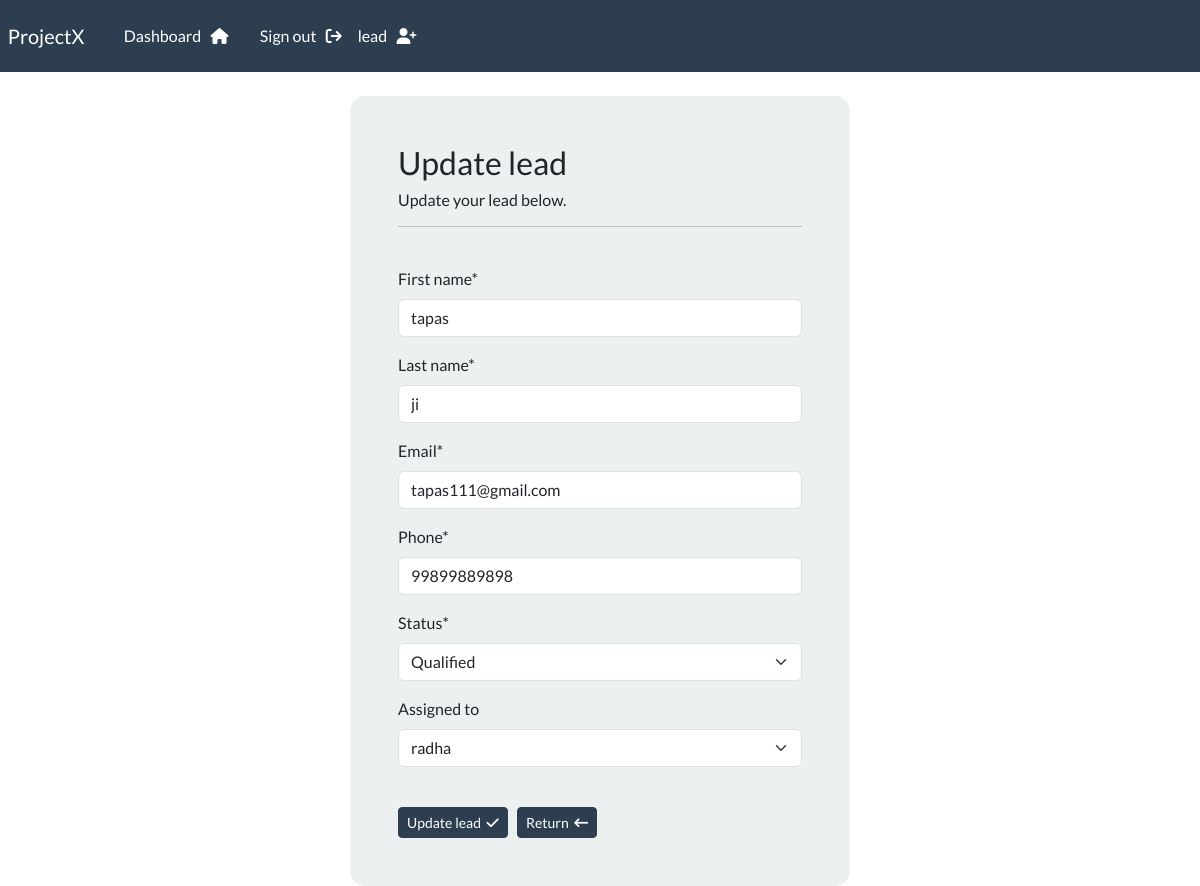
The page /update-lead/3 (signed in) on the database its author committed.
### webapp/models.py (models this page shows, shortened)
class Lead(models.Model):
    STATUS_CHOICES = (
        ('new', 'New'),
        ('contacted', 'Contacted'),
        ('qualified', 'Qualified'),
        ('converted', 'Converted'),
        ('lost', 'Lost'),
    )
    first_name = models.CharField(max_length=100)
    last_name = models.CharField(max_length=100)
    email = models.EmailField(max_length=255)
    phone = models.CharField(max_length=20)
    status = models.CharField(max_length=20, choices=STATUS_CHOICES, default='new')
    created_by = models.ForeignKey(User, on_delete=models.CASCADE, related_name='created_leads')
    assigned_to = models.ForeignKey(User, on_delete=models.SET_NULL, null=True, blank=True, related_name='assigned_leads')
    created_at = models.DateTimeField(auto_now_add=True)
    updated_at = models.DateTimeField(auto_now=True)

### webapp/views.py (the view)
# urls.py: path('update-lead/<int:pk>', views.update_lead, name="update-lead"),
@login_required(login_url='my-login')
def update_lead(  request, pk):
    lead = Lead.objects.get(id=pk)
    form = UpdateLeadForm(instance=lead)
    if request.method == 'POST':
        form = UpdateLeadForm(request.POST, instance=lead)
        if form.is_valid():
            form.save()
            messages.success(request, 'Your lead has been updated successfully!')
            return redirect('lead', pk=pk)
    context = {'form': form}
    return render(request, 'webapp/update-lead.html', context=context)

### webapp/forms.py
class UpdateLeadForm(forms.ModelForm):
     class Meta:
        model = Lead
        fields = [
            'first_name',
            'last_name',
            'email',
            'phone',
            'status',
            'assigned_to'
        ]

### webapp/templates/webapp/update-lead.html (shortened to what this page needs)
{% extends 'webapp/base.html' %}
{% load crispy_forms_tags %}
{% block content %}
<body>
       <div class="container bg-light shadow-md p-5 form-layout">
          <h3>Update lead</h3>
          <h6> Update your lead below. </h6>
         <hr>
         <br>
        <form method="POST" autocomplete="off">
            {{ form.first_name|as_crispy_field }}
            {{ form.last_name|as_crispy_field }}
            {{ form.email|as_crispy_field }}
            {{ form.phone|as_crispy_field }}
            {{ form.status|as_crispy_field }}
            {{ form.assigned_to|as_crispy_field }}
            <br>
            <button type="submit" class="btn btn-primary btn-sm"> Update lead &nbsp;<i class="fa-solid fa-check"></i> </button>
             <a class="btn btn-primary btn-sm" href="{% url 'leads' %}"> Return &nbsp;<i class="fa-solid fa-arrow-left-long"></i></a>
        </form>
        </div>
    </body>
{% endblock %}

### static/css/style.css (style rules this page uses)
.form-layout { border-radius: 15px; width: 500px; }

### rows shown on the page
Lead: first_name "tapas", last_name "ji", email "tapas111@gmail.com", phone "99899889898", status "Qualified", assigned_to "radha"
